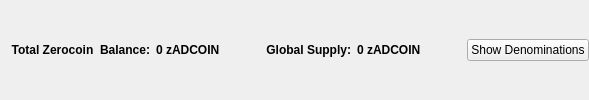
                       <widget class="QFrame" name="balanceSupplyFrame">
                        <layout class="QHBoxLayout" name="horizontalLayout_2" stretch="0,0,0,1,0">
                         <property name="rightMargin">
                          <number>0</number>
                         </property>
                         <item>
                          <layout class="QHBoxLayout" name="horizontalLayout_34">
                           <item>
                            <widget class="QLabel" name="labelzAvailableText_3">
                             <property name="font">
                              <font>
                               <weight>75</weight>
                               <bold>true</bold>
                              </font>
                             </property>
                             <property name="toolTip">
                              <string>Total Balance including unconfirmed and immature zADCOIN</string>
                             </property>
                             <property name="text">
                              <string>Total Zerocoin  Balance:</string>
                             </property>
                             <property name="alignment">
                              <set>Qt::AlignRight|Qt::AlignTrailing|Qt::AlignVCenter</set>
                             </property>
                            </widget>
                           </item>
                           <item>
                            <widget class="QLabel" name="labelzAvailableAmount_4">
                             <property name="minimumSize">
                              <size>
                               <width>40</width>
                               <height>0</height>
                              </size>
                             </property>
                             <property name="font">
                              <font>
                               <weight>75</weight>
                               <bold>true</bold>
                              </font>
                             </property>
                             <property name="toolTip">
                              <string>Total Balance including unconfirmed and immature zADCOIN</string>
                             </property>
                             <property name="text">
                              <string>0 zADCOIN</string>
                             </property>
                             <property name="alignment">
                              <set>Qt::AlignLeading|Qt::AlignLeft|Qt::AlignVCenter</set>
                             </property>
                            </widget>
                           </item>
                          </layout>
                         </item>
                         <item>
                          <spacer name="horizontalSpacer_32">
                           <property name="orientation">
                            <enum>Qt::Horizontal</enum>
                           </property>
                           <property name="sizeHint" stdset="0">
                            <size>
                             <width>40</width>
                             <height>20</height>
                            </size>
                           </property>
                          </spacer>
                         </item>
                         <item>
                          <layout class="QHBoxLayout" name="horizontalLayout_35">
                           <item>
                            <widget class="QLabel" name="labelZsupplyText_2">
                             <property name="font">
                              <font>
                               <weight>75</weight>
                               <bold>true</bold>
                              </font>
                             </property>
                             <property name="text">
                              <string>Global Supply:</string>
                             </property>
                             <property name="alignment">
                              <set>Qt::AlignRight|Qt::AlignTrailing|Qt::AlignVCenter</set>
                             </property>
                            </widget>
                           </item>
                           <item>
                            <widget class="QLabel" name="labelZsupplyAmount_2">
                             <property name="font">
                              <font>
                               <weight>75</weight>
                               <bold>true</bold>
                              </font>
                             </property>
                             <property name="text">
                              <string>0 zADCOIN</string>
                             </property>
                            </widget>
                           </item>
                          </layout>
                         </item>
                         <item>
                          <spacer name="horizontalSpacer_31">
                           <property name="orientation">
                            <enum>Qt::Horizontal</enum>
                           </property>
                           <property name="sizeHint" stdset="0">
                            <size>
                             <width>40</width>
                             <height>20</height>
                            </size>
                           </property>
                          </spacer>
                         </item>
                         <item>
                          <widget class="QPushButton" name="pushButtonShowDenoms">
                           <property name="toolTip">
                            <string>Show zADCOIN denominations list</string>
                           </property>
                           <property name="text">
                            <string>Show Denominations</string>
                           </property>
                          </widget>
                         </item>
                        </layout>
                       </widget>
